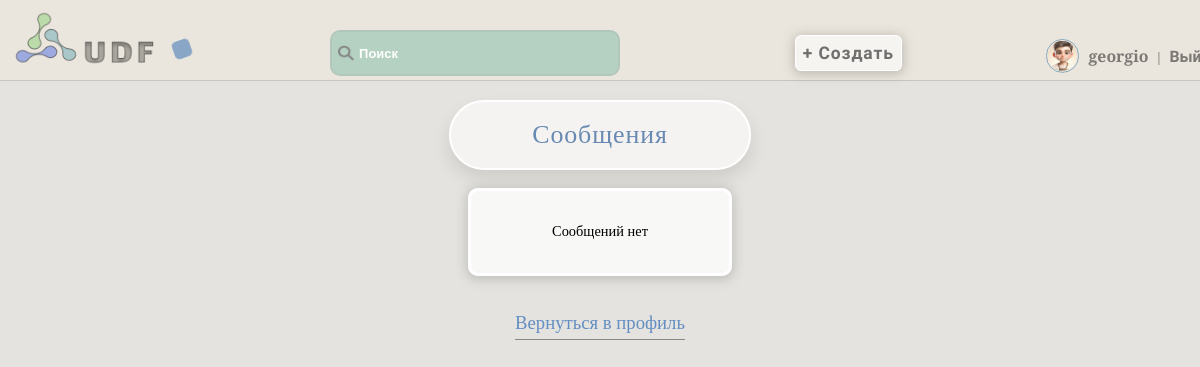
The app's page /accounts/inbox/ (signed in), older data.
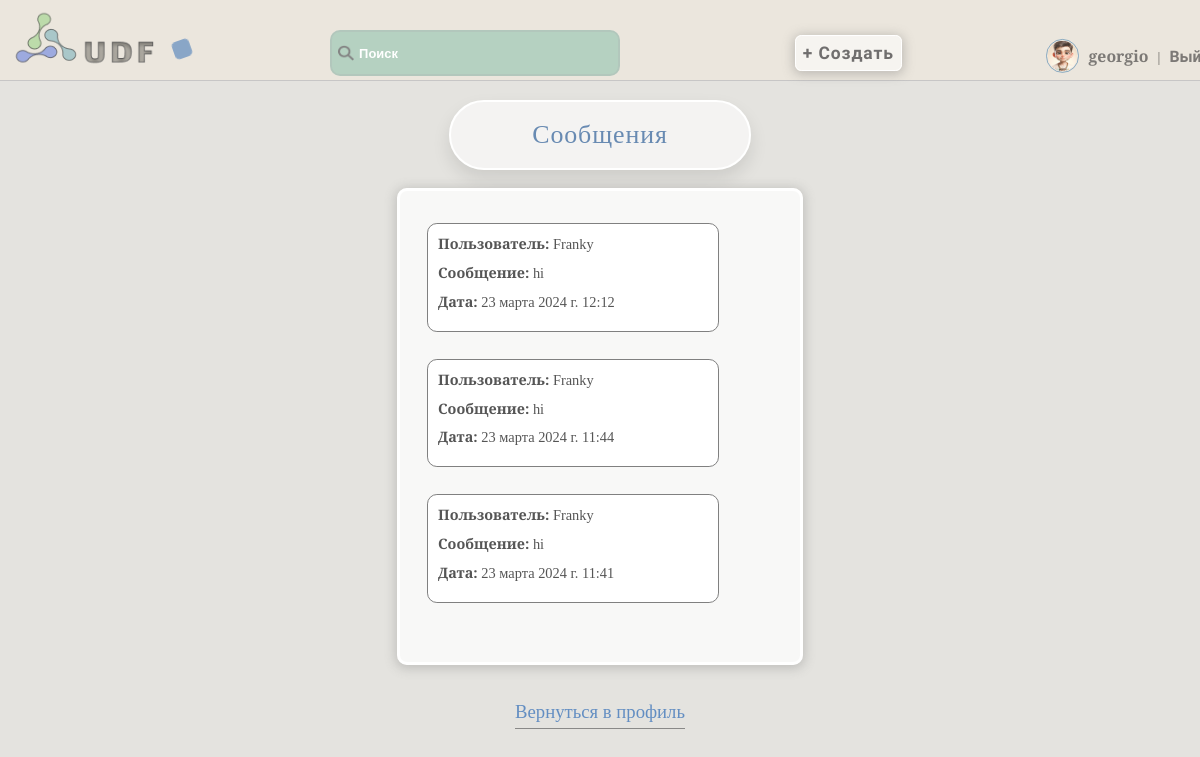
The same page, newer data.
### accounts/models.py (models this page shows, shortened)
class User(AbstractUser):
    username = models.CharField(max_length=150, unique=True, verbose_name='Имя')
    password = models.CharField(max_length=128, null=False, blank=False, verbose_name='Пароль')
    bio = models.TextField(blank=True, verbose_name='Биография')
    country = models.CharField(max_length=50, blank=True, verbose_name='Страна')
    city = models.CharField(max_length=50, blank=True, verbose_name='Город')
    is_online = models.BooleanField(default=False, verbose_name='Статус')
    occupation = models.CharField(max_length=50, blank=True, verbose_name='Род деятельности')
    avatar = models.ImageField(upload_to='avatars', blank=True, verbose_name='Аватар')
    date_joined = models.DateTimeField(auto_now_add=True, verbose_name='Дата')
    email = models.EmailField(unique=True)
    gender_choices = [
        ('M', 'Мужской'),
        ('F', 'Женский'),
    ]
    gender = models.CharField(max_length=1, choices=gender_choices, blank=True, verbose_name='Пол')
    age = models.IntegerField(blank=True, null=True, verbose_name='Возраст')
    last_login = models.DateTimeField(default=timezone.now)
    groups = None
    user_permissions = None
    def is_online(self):
        return (timezone.now() - self.last_login).seconds < 3600

class Message(models.Model):
    sender = models.ForeignKey(User, related_name='sent_messages', on_delete=models.CASCADE)
    recipient = models.ForeignKey(User, related_name='received_messages', on_delete=models.CASCADE)
    content = models.TextField()
    timestamp = models.DateTimeField(auto_now_add=True)
    is_read = models.BooleanField(default=False)

### accounts/views.py (the view)
# urls.py: path('inbox/', inbox, name='inbox'),
@login_required
def inbox(request):
    unread_messages = Message.objects.filter(recipient=request.user, is_read=False)
    for message in unread_messages:
        message.is_read = True
        message.save()
    messages = Message.objects.filter(recipient=request.user).order_by('-timestamp')
    return render(request, 'messages/inbox.html', {'messages': messages})

### accounts/templates/messages/inbox.html
{% extends 'core/base.html' %}
{% block content %}
  <h1>Сообщения</h1>
  <div class="inbox-message">
    {% if messages %}
      <ul>
        {% for message in messages %}
          <li>
            <strong>Пользователь:</strong> {{ message.sender.username }}<br>
            <strong>Сообщение:</strong> {{ message.content }}<br>
            <strong>Дата:</strong> {{ message.timestamp }}
          </li>
        {% endfor %}
      </ul>
    {% else %}
      <p>Сообщений нет</p>
    {% endif %}
  </div>
  <a class="back-profile" href="{% url 'bio_view' %}">Вернуться в профиль</a>
{% endblock %}

### core/templates/core/base.html (shortened to what this page needs)
<!DOCTYPE html>
{% load static %}
<html lang="en">
<head>
    <link rel="stylesheet" href="{% static 'css/style.css' %}">
    <link rel="stylesheet" href="{% static 'css/media_window.css' %}">
</head>
<body class="loaded">
<div class="menu">
    <div class="wrap">
        <div class="logo" id="logo_animated">
            <a class="logo-menu" href="{% url 'base_with_articles' %}"><img src="{% static 'images/logo.png' %}" alt="logo"></a>
        </div>
        <div class="shape"></div>
        <ul>
            <li>
                <label class="search-icon">
                    <img src="{% static 'images/search.png' %}" alt="Search">
                </label>
                <input class="search-input" type="text" placeholder="Поиск" id="search-input">
            </li>
            <li>
                <a class="add-button" href="{% url 'add_article' %}">
                    <button class="animated_bt" type="button">+ Создать</button>
                </a>
            </li>
            {% if user.is_authenticated %}
            {% if not is_public_profile %}
            <li>
                {% if user.gender == 'M' %}
                <img class="menu-avatar" src="{% static 'images/male_avatar.png' %}" alt="Male Avatar">
                {% elif user.gender == 'F' %}
                <img class="menu-avatar" src="{% static 'images/female_avatar.png' %}" alt="Female Avatar">
                {% else %}
                <img class="menu-avatar" src="{% static 'images/default_avatar.png' %}" alt="Default Avatar">
                {% endif %}
                <a  style="font-family:Spectral SC,serif;" href="{% url 'user_profile' %}">{{ user.username }}</a> | <a  href="{% url 'logout' %}">Выйти</a>
            </li>
            {% endif %}
            {% endif %}
        </ul>
    </div>
</div>
<div class="container">
    <div class="wrap">
        {% block content %}{% endblock %}
    </div>
</body>
</html>

### core/static/css/style.css (style rules this page uses)
body { margin: 0; padding: 0; background: rgba(93, 82, 57, 0.16); zoom: 0.9; height: 100vh; opacity: 0; }
.menu .wrap { display: flex; position: fixed; z-index: 1000; flex-wrap: nowrap; width: 100%; justify-content: space-between; align-items: center; border-bottom: 2px solid rgb(199, 198, 198); padding: 11px; background: rgba(236, 231, 221, 0.93); }
.menu .logo-menu, .menu ul { display: inline-block; vertical-align: middle; }
.menu ul { flex-grow: 1; display: flex; list-style: none; padding: 0; margin: 0; align-items: baseline; justify-content: space-evenly; }
.menu ul li:last-child { margin-right: 0; position: relative; left: 11%; top: 16px; }
.menu ul li:first-child { margin-right: 0; position: relative; left: 1%; top: 11px; }
.menu ul li:nth-child(2) { margin-right: 0; position: relative; left: 7%; top: 12px; }
ul input { padding: 14px; border-radius: 11px; width: 290px; background: rgba(163, 201, 184, 0.74); color: #646363; margin-right: 11px; font-size: 1em; font-weight: bold; border: 3px solid rgba(171, 170, 170, 0.24); text-indent: 16px; transition: background-color ease-in-out 0.3s; }
.search-input::placeholder { color: #ffffff; font-size: 0.9em; }
ul button { padding: 8px; border-radius: 7px; background: rgba(255, 255, 255, 0.57); font-size: 1.1em; font-family: Play, serif; font-weight: bold; letter-spacing: 1px; box-shadow: 0 2px 12px 2px rgba(112, 110, 110, 0.36); color: rgba(82, 81, 81, 0.82); border: 1px solid rgb(255, 255, 255); transition: background-color ease-in-out 0.3s, color ease-in-out 0.3s; }
.menu ul li a { text-decoration: none; color: rgba(65, 64, 64, 0.66); font-weight: bold; font-size: 1.1em; font-family: Play, serif; padding: 6px; transition: color ease-in-out 0.3s; }
.search-icon { position: relative; left:10%; top: 3px; padding:7px; }
.logo-menu { opacity: 0.9; transition: opacity ease-in-out 0.3s; overflow: hidden; }
ul { list-style: none; font-family: Spectral SC, serif; font-weight: 300; color: rgba(59, 58, 53, 0.71); }
.container .wrap { display: flex; flex-direction: column; align-items: center; justify-content: center; }
label, #id_username { color: rgba(100, 100, 100, 0.7); font-weight: bold; font-family: Roboto Condensed, serif; }
.shape { background-color: rgba(113, 150, 194, 0.8); margin-top: 20px; transition: background-color 2.2s ease; animation: colorChange 3s infinite alternate ease-in-out; }
h1 { font-family: Spectral SC, serif; font-size: 1.8em; font-weight: 500; color: rgb(104, 138, 178); border: 3px solid rgb(255, 255, 255); box-shadow: 0 10px 20px rgba(0, 0, 0, 0.1); background-color: rgba(255, 255, 255, 0.6); }
h1,.span-welcome { box-sizing: border-box; text-align: center; padding: 20px 90px; border-radius: 50px; letter-spacing: 1px; }
.menu-avatar { width: 33px; height: 33px; padding: 1px; border-radius: 50%; border: 2px solid rgba(9, 90, 154, 0.53); opacity: 0.8; margin: 0 auto; transform: translateY(11px); }
h1 { margin: 111px auto 0; }
.inbox-message { padding: 20px 90px; background-color: rgba(255, 255, 255, 0.761); border-radius: 11px; margin: 20px; box-sizing: border-box; border: 4px solid white; box-shadow: 0 2px 12px 2px rgba(112, 110, 110, 0.306); }
.inbox-message ul { display: flex; flex-direction: column; margin-left: -100px; }
.inbox-message li { margin-bottom: 30px; padding: 11px; background-color:white; border: 1px solid gray; border-radius: 11px; width: 300px; font-family: Spectral SC, serif; color: rgba(42, 42, 42, 0.796); }
.inbox-message strong { margin-bottom: 11px; display: inline-block; word-break: break-word; }
.back-profile { text-decoration: none; color: rgb(99, 142, 194); border-bottom: 1px solid #898988; height: 30px; font-size: 1.3em; margin-bottom: 20px; margin-top: 20px; }

Row changes from the older to the newer data that the page shows:
added Message: sender.username "Franky", content "hi", timestamp "23 марта 2024 г. 12:12"
added Message: sender.username "Franky", content "hi", timestamp "23 марта 2024 г. 11:44"
added Message: sender.username "Franky", content "hi", timestamp "23 марта 2024 г. 11:41"
Text that changed along with them:
text no longer shown: "Сообщений нет"
